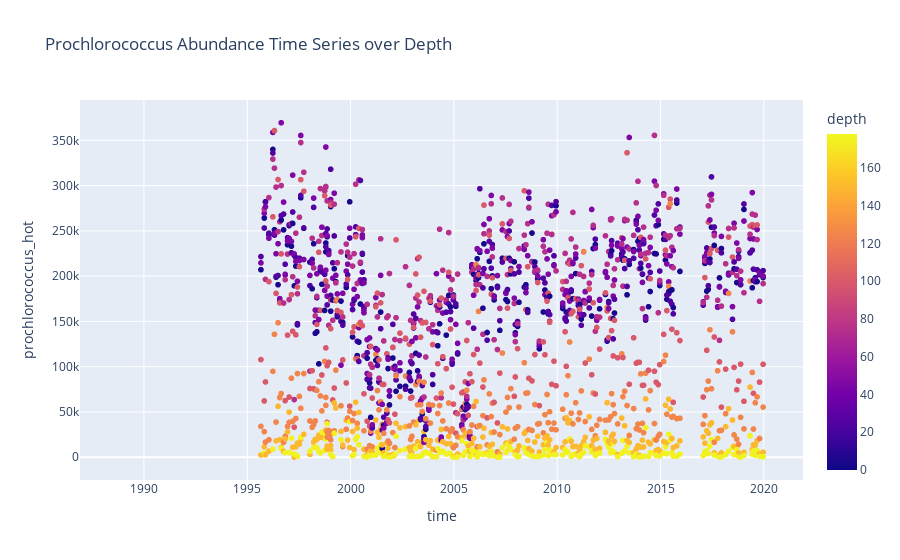

This figure's notebook cell:
### Code cell
px.scatter(HOT, x='time',y='prochlorococcus_hot', color='depth', 
           title='Prochlorococcus Abundance Time Series over Depth')

### Figure 1 — Plotly figure (JSON) as saved in the notebook; plotly's stock layout.template omitted (floating-point values rounded to 4 significant figures; data arrays with more than 128 entries replaced by an {"elided": "..."} marker saying what was removed)
{"data": [{"hovertemplate": "time=%{x}<br>prochlorococcus_hot=%{y}<br>depth=%{marker.color}<extra></extra>", "legendgroup": "", "marker": {"color": {"elided": "2429 int values"}, "coloraxis": "coloraxis", "symbol": "circle"}, "mode": "markers", "name": "", "showlegend": false, "type": "scattergl", "x": {"elided": "2429 str values"}, "xaxis": "x", "y": {"elided": "2429 int values"}, "yaxis": "y"}], "layout": {"coloraxis": {"colorbar": {"title": {"text": "depth"}}, "colorscale": [[0, "#0d0887"], [0.1111, "#46039f"], [0.2222, "#7201a8"], [0.3333, "#9c179e"], [0.4444, "#bd3786"], [0.5556, "#d8576b"], [0.6667, "#ed7953"], [0.7778, "#fb9f3a"], [0.8889, "#fdca26"], [1, "#f0f921"]]}, "legend": {"tracegroupgap": 0}, "title": {"text": "Prochlorococcus Abundance Time Series over Depth"}, "xaxis": {"anchor": "y", "domain": [0, 1], "title": {"text": "time"}}, "yaxis": {"anchor": "x", "domain": [0, 1], "title": {"text": "prochlorococcus_hot"}}}}
